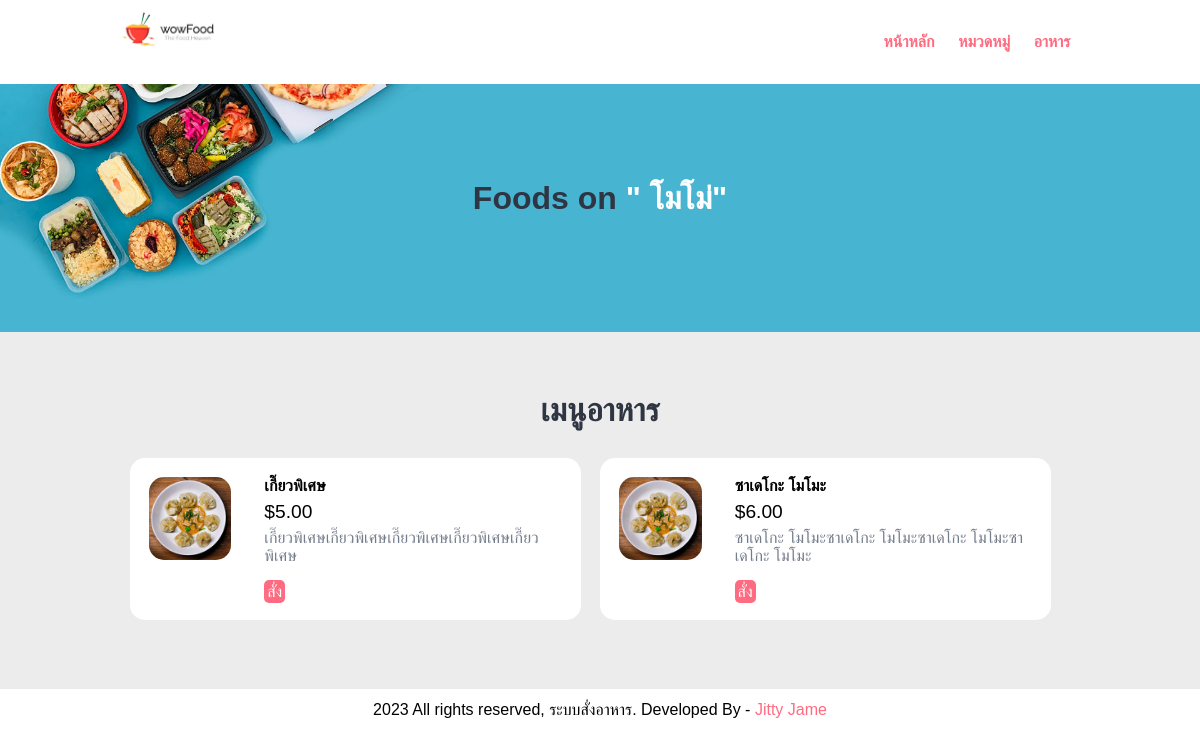
Page /category-foods.php?category_id=6 on the committed database.
### tables this page shows
CREATE TABLE `tbl_category` (
  `id` int(10) UNSIGNED NOT NULL,
  `title` varchar(100) NOT NULL,
  `image_name` varchar(255) NOT NULL,
  `featured` varchar(10) NOT NULL,
  `active` varchar(10) NOT NULL
);

CREATE TABLE `tbl_food` (
  `id` int(10) UNSIGNED NOT NULL,
  `title` varchar(100) NOT NULL,
  `description` text NOT NULL,
  `price` decimal(10,2) NOT NULL,
  `image_name` varchar(255) NOT NULL,
  `category_id` int(10) UNSIGNED NOT NULL,
  `featured` varchar(10) NOT NULL,
  `active` varchar(10) NOT NULL
);

### category-foods.php (the view, shortened to what this page needs)
<?php include('partials-front/menu.php'); ?>
<?php
    if(isset($_GET['category_id']))
    {
        $category_id = $_GET['category_id'];
        $sql = "SELECT title FROM tbl_category WHERE id=$category_id";
        $res = mysqli_query($conn, $sql);
        $row = mysqli_fetch_assoc($res);
        $category_title = $row['title'];
    }
    else
    {
        header('location:'.SITEURL);
    }
?>
<section class="food-search text-center">
    <div class="container">
        <h2>Foods on <a href="#" class="text-white">"<?php echo $category_title; ?>"</a></h2>
    </div>
</section>
<section class="food-menu">
    <div class="container">
        <h2 class="text-center">เมนูอาหาร</h2>
        <?php
            $sql2 = "SELECT * FROM tbl_food WHERE category_id=$category_id";
            $res2 = mysqli_query($conn, $sql2);
            $count2 = mysqli_num_rows($res2);
            if($count2>0)
            {
                while($row2=mysqli_fetch_assoc($res2))
                {
                    $id = $row2['id'];
                    $title = $row2['title'];
                    $price = $row2['price'];
                    $description = $row2['description'];
                    $image_name = $row2['image_name'];
                    ?>
                    <div class="food-menu-box">
                        <div class="food-menu-img">
                            <?php
                                if($image_name=="")
                                {
                                    echo "<div class='error'>Image not Available.</div>";
                                }
                                else
                                {
                                    ?>
                                    <img src="<?php echo SITEURL; ?>images/food/<?php echo $image_name; ?>" alt="Chicke Hawain Pizza" class="img-responsive img-curve">
                                    <?php
                                }
                            ?>
                        </div>
                        <div class="food-menu-desc">
                            <h4><?php echo $title; ?></h4>
                            <p class="food-price">$<?php echo $price; ?></p>
                            <p class="food-detail">
                                <?php echo $description; ?>
                            </p>
                            <br>
                            <a href="<?php echo SITEURL; ?>order.php?food_id=<?php echo $id; ?>" class="btn btn-primary">สั่ง</a>
                        </div>
                    </div>
                    <?php
                }
            }
            else
            {
                echo "<div class='error'>Food not Available.</div>";
            }
        ?>
    </div>
</section>
<?php include('partials-front/footer.php'); ?>

### css/style.css (style rules this page uses)
* { margin: 0 0; padding: 0 0; font-family: Arial, Helvetica, sans-serif; }
.container { width: 80%; margin: 0 auto; padding: 1%; }
.img-responsive { width: 100%; }
.img-curve { border-radius: 15px; }
.text-center { text-align: center; }
.text-white { color: white; }
a { color: #ff6b81; text-decoration: none; }
.btn { padding: 1%; border: none; font-size: 1rem; border-radius: 5px; }
.btn-primary { background-color: #ff6b81; color: white; cursor: pointer; }
h2 { color: #2f3542; font-size: 2rem; margin-bottom: 2%; }
.food-search { background-image: url(../images/bg.jpg); background-size: cover; background-repeat: no-repeat; background-position: center; padding: 7% 0; }
.food-menu { background-color: #ececec; padding: 4% 0; }
.food-menu-box { width: 43%; margin: 1%; padding: 2%; float: left; background-color: white; border-radius: 15px; }
.food-menu-img { width: 20%; float: left; }
.food-menu-desc { width: 70%; float: left; margin-left: 8%; }
.food-price { font-size: 1.2rem; margin: 2% 0; }
.food-detail { font-size: 1rem; color: #747d8c; }

### rows in the picture
tbl_category: title "โมโม่"
tbl_food: image_name (picture), title "เกี๊ยวพิเศษ", price "5.00", description "เกี๊ยวพิเศษเกี๊ยวพิเศษเกี๊ยวพิเศษเกี๊ยวพิเศษเกี๊ยวพิเศษ"
tbl_food: image_name (picture), title "ซาเดโกะ โมโมะ", price "6.00", description "ซาเดโกะ โมโมะซาเดโกะ โมโมะซาเดโกะ โมโมะซาเดโกะ โมโมะ"
